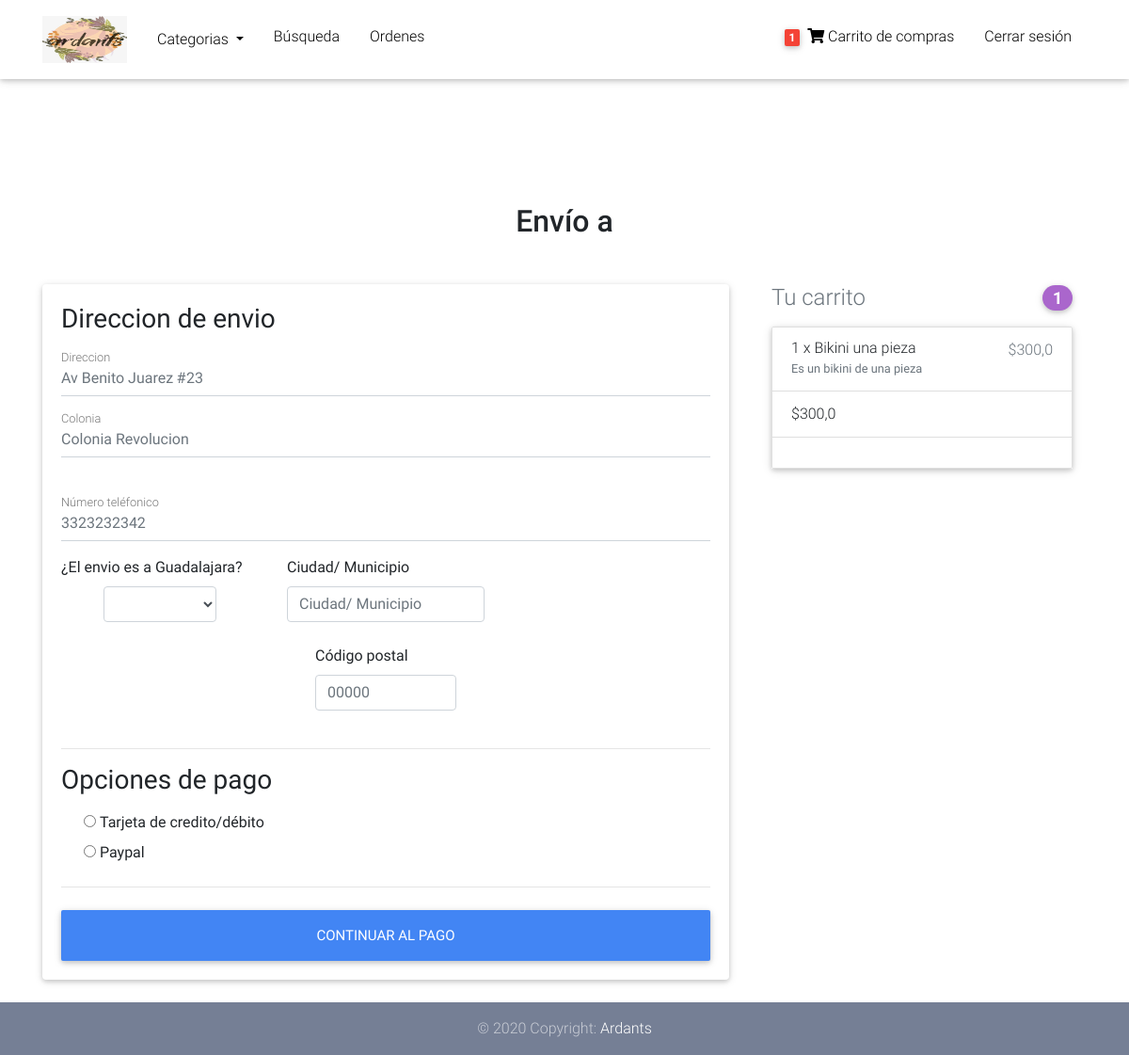
Screenshot of /checkout/ (signed in) with the database file from the repository.
### core/models.py (models this page shows, shortened)
class Order(models.Model):
    user = models.ForeignKey(settings.AUTH_USER_MODEL, on_delete= models.CASCADE, verbose_name = "Usuario")
    sent = models.BooleanField(default=False, verbose_name = "¿Ha sido enviado?")
    ref_code = models.CharField(max_length=30 , verbose_name = "Número de rastreo")
    ordered = models.BooleanField(default=False , verbose_name = "¿Ordenado?")
    items = models.ManyToManyField(OrderItem , verbose_name = "Productos")
    start_date = models.DateTimeField(auto_now= True)
    ordered_date = models.DateTimeField(verbose_name = "Fecha de orden")
    shipping_address = models.ForeignKey('Address', related_name="shipping_address" ,on_delete=models.CASCADE, blank = True, null = True, verbose_name = "Dirección")
    payment = models.ForeignKey('Payment', on_delete=models.CASCADE, blank = True, null = True, verbose_name = "Pago")
    sent_price = models.IntegerField(blank = True, null = True, verbose_name = "Precio de envío")
    class Meta:
        verbose_name = "Orden"
        verbose_name_plural = "Ordenes"
    def get_total(self):
        total = 0
        for order_item in self.items.all():
            total += order_item.get_final_price()
        return total

class OrderItem(models.Model):
    item = models.ForeignKey(Item, on_delete= models.CASCADE , verbose_name = "Producto")
    quantity = models.IntegerField(default= 1 , verbose_name = "Cantidad")
    user = models.ForeignKey(settings.AUTH_USER_MODEL, on_delete= models.CASCADE, blank = True, null = True, verbose_name = "Usuario")
    ordered = models.BooleanField(default=False, verbose_name="¿Ordenado?")
    class Meta:
        verbose_name = "Producto de orden"
        verbose_name_plural = "Productos de orden"
    def get_total_item_price(self):
        return self.quantity * self.item.price
    def get_final_price(self):
        if self.item.discount_price:
            return self.get_total_discount_item_price()
        return self.get_total_item_price()

class Item(models.Model):
    title = models.CharField(max_length = 100, verbose_name = "Nombre del articulo")
    price = models.FloatField(verbose_name = "Precio")
    discount_price = models.FloatField(blank=True, null=True, verbose_name = "Precio de descuento")
    category = models.ForeignKey(Category, on_delete= models.CASCADE, blank = True, null = True)
    label = models.CharField(choices=LABEL_CHOICES, max_length = 2, verbose_name = "Nuevo o en oferta?")
    slug = models.SlugField(verbose_name = "Link")
    description = models.TextField(verbose_name = "Descripcion")
    image = models.ImageField()
    image2 = models.ImageField(blank = True, null = True)
    image3 = models.ImageField(blank = True, null = True)
    stock = models.IntegerField(default = 1, verbose_name = "Stock")
    class Meta:
        verbose_name = "Producto"
        verbose_name_plural = "Productos"

### core/views.py (the view, shortened to what this page needs)
# urls.py: path('checkout/', CheckoutView.as_view(), name="checkout"),
class CheckoutView(View):
    def get(self, *args , **kwargs):
        try:
            order = Order.objects.get(user = self.request.user, ordered = False)
            form = CheckoutForm()
            context  = {
                'form':form,
                'order':order,
                'categorias':Category.objects.all()
            }
            shipping_address_qs = Address.objects.filter(user = self.request.user, default = True)
            if shipping_address_qs.exists():
                context.update({'default_shipping_address': shipping_address_qs[0]})
        except ObjectDoesNotExist:
            messages.info(self.request, "No tienes una orden activa")
            return redirect("core:checkout")
        return render(self.request, "checkout-page.html", context)

### core/forms.py
class CheckoutForm(forms.Form):
    shipping_address = forms.CharField(required = True )
    suburb_shipping =  forms.CharField( required = True )
    shipping_zip = forms.CharField(required = True)
    shipping_phone_number = forms.CharField(required = True)
    set_default_shipping = forms.BooleanField(required = False)
    from_guadalajara = forms.ChoiceField(choices = FROM_GUADALAJARA , required = True )
    shipping_state = forms.CharField(required = True)
    payment_option = forms.ChoiceField(choices=PAYMENT_CHOICES)
    city = forms.CharField( required = True )
    inside_guadalajara = forms.CharField( required = False )
    point = forms.CharField(required = False)

### core/models.py (called while the page is built)
    def __str__(self):
        return self.name

### core/templatetags/cart_template_cart.py (called while the page is built)
@register.filter
def cart_item_count(user):
    if user.is_authenticated:
        qs = Order.objects.filter(user = user, ordered = False)
        if qs.exists():
            return qs[0].items.count()
    return 0

### templates/checkout-page.html (shortened to what this page needs)
{% extends 'base.html' %}
{% load crispy_forms_tags %}
{% load static %}
{% block content %}
  <main class="mt-5 pt-4">
    <div class="container wow fadeIn">
      <h2 class="my-5 h2 text-center">Envío a </h2>
      <div class="row">
        <div class="col-md-8 mb-4">
          <div class="card">
            <form id="form-check" method="POST"  class="card-body">
              <div class="hideable_shipping_form">
                <h3>Direccion de envio</h3>
                  <div class="md-form mb-8">
                    <input type="text" placeholder="Av Benito Juarez #23" id="shipping_address" name="shipping_address" class="form-control" />
                    <label for="shipping_address" class="">Direccion</label>
                  </div>
                  <div class="md-form mb-5">
                       <input type="text" placeholder="Colonia Revolucion" id="suburb_shipping" name="suburb_shipping" class="form-control" />
                    <label for="suburb_shipping" class=""> Colonia </label>
                  </div>
                  <div class="md-form mb-3">
                    <input type="text" placeholder="3323232342" id="shipping_phone_number" name="shipping_phone_number" class="form-control" />
                    <label for="shipping_phone_number" class=""> Número teléfonico </label>
                  </div>
                  <div class="row">
                      <div class="col-lg-4 col-md-2 mb-3">
                        <label for="country">¿El envio es a Guadalajara?</label>
                        <div class="row justify-content-center">
                          <select style="width: 50%;" class="form-control" id="from_guadalajara" name="from_guadalajara">
                            <option disabled selected></option>
                            <option value="S">Si</option>
                          </select>
                        </div>
                    </div>
                    <div class="col-lg-4 col-md-4 mb-4">
                      <label for="city" class=""> Ciudad/ Municipio </label>
                      <input type="text" placeholder="Ciudad/ Municipio" id="city" name="city" class="form-control" />
                    </div>
                  </div>
                  <div class="row justify-content-center">
                    <div class="col-lg-3 col-md-4 mb-4">
                      <label for="zip">Código postal</label>
                      <input type="text" placeholder="00000" id="shipping_zip" name="shipping_zip" class="form-control" />
                    </div>
                  </div>
              </div>
              <hr>
              <h3>Opciones de pago</h3>
              <div class="d-block my-3">
                {% for value, name in form.fields.payment_option.choices %}
                  <div class="custom-control custom-radio">
                    <input id="{{name}}" name="payment_option" value="{{value}}" type="radio" />
                    <label for="{{name}}">{{name}}</label>
                  </div>
                {% endfor %}
              </div>
              <hr class="mb-4">
              <button class="btn btn-primary btn-lg btn-block" type="submit">Continuar al pago</button>
            </form>
          </div>
        </div>
        <div class="col-md-4 mb-4">
          {% include "order_snippet.html" %}
        </div>
      </div>
    </div>
  </main>
  {% endblock %}

### templates/base.html (shortened to what this page needs)
{% load static %}
{% load cart_template_cart %}
<!DOCTYPE html>
<html lang="en">
<head>
    <link rel="stylesheet" href="https://use.fontawesome.com/releases/v5.11.2/css/all.css">
    <link href=" {% static 'css/bootstrap.min.css' %}" rel="stylesheet">
    <link href=" {% static 'css/mdb.min.css' %}" rel="stylesheet">
    <link href=" {% static 'css/style.min.css' %}" rel="stylesheet">
    <link href="{% static 'css/style.css' %}" rel="stylesheet" />
</head>
<body>
  <nav class="navbar fixed-top navbar-expand-lg navbar-light white scrolling-navbar">
    <div class="container">
      <a class="navbar-brand" href="/">
        <img src="{% static 'img/logo.jpeg' %}" width="90" height="50" alt="">
      </a>
      <div class="collapse navbar-collapse" id="navbarSupportedContent">
        <ul class="left">
          <li class="nav-item dropdown">
            <a class="nav-link dropdown-toggle" href="#" id="navbarDropdown" role="button" data-toggle="dropdown" aria-haspopup="true" aria-expanded="false">
              Categorias
            </a>
          </li>
          <li>
            <a class="nav-link waves-effect active" href="/search">Búsqueda</a>
          </li>
          {% if request.user.is_authenticated %}
          <li>
            <a class="nav-link waves-effect active" href="/myorders">Ordenes</a>
          </li>
          {% endif %}
        </ul>
        <ul class="right">
          {% if request.user.is_authenticated %}
            <li>
              <a class="nav-link waves-effect" href="{% url 'core:order-summary' %}">
                <span class="badge red z-depth-1 mr-1"> {{request.user|cart_item_count}} </span>
                <i class="fas fa-shopping-cart"></i>
                <span> Carrito de compras </span>
              </a>
            </li>
            <li>
              <a class="nav-link waves-effect" href="{% url 'account_logout' %}">
                <span> Cerrar sesión </span>
              </a>
            </li>
          {% endif %}
        </ul>
      </div>
    </div>
  </nav>
  <div class="mt-5 pt-5">
    </div>
    <div id="content">
        {% block content %}{% endblock %}
    </div>
  <footer class="page-footer text-center wow fadeIn">
    <div class="footer-copyright py-3">
      © 2020 Copyright:
      <a href="https://www.ardants.com" target="_blank">Ardants</a>
    </div>
  </footer>
</body>
</html>

### templates/order_snippet.html (shortened to what this page needs)
<div class="col-md-12 mb-4">
    <h4 class="d-flex justify-content-between align-items-center mb-3">
    <span class="text-muted">Tu carrito</span>
    <span class="badge badge-secondary badge-pill">{{ order.items.count }}</span>
    </h4>
    <ul class="list-group mb-3 z-depth-1">
    {% for order_item in order.items.all %}
    <li class="list-group-item d-flex justify-content-between lh-condensed">
        <div>
        <h6 class="my-0">{{ order_item.quantity }} x {{ order_item.item.title}}</h6>
        <small class="text-muted">{{ order_item.item.description}}</small>
        </div>
        <span class="text-muted">${{ order_item.get_final_price }}</span>
    </li>
    {% endfor %}
    <li class="list-group-item d-flex justify-content-between">
        <span id="precio">${{ order.get_total}}</span>
    </li>
    <li class="list-group-item d-flex justify-content-between">
        <row style="display: flex; justify-content: flex-end; width: 100%;">
        </row>
    </li>
  </div>

### static_in_env/css/style.css (style rules this page uses)
html, body, .view { height: 100%; }
.left { display: flex; list-style: none; justify-content: center; align-content: center; align-items: center; padding: 0; margin: 0; width: 50%; justify-content: flex-start; }
.left li a { color: black !important; }
.right { display: flex; list-style: none; justify-content: center; align-content: center; align-items: center; padding: 0; margin: 0; width: 50%; justify-content: flex-end; }
.right li a { color: black !important; }
.page-footer { background-color: #929FBA; }

### templates/base.html (style rules this page uses)
html, body, header, .carousel { height: 60vh; }

### rows the page displays
Order: items.count "1", get_total "300,0"
OrderItem: quantity "1", item "Bikini una pieza", item.description "Es un bikini de una pieza", get_final_price "300,0"

### other values shown
{{ request.user|cart_item_count }} "1"
{{ name }} "Tarjeta de credito/débito" "Paypal"
